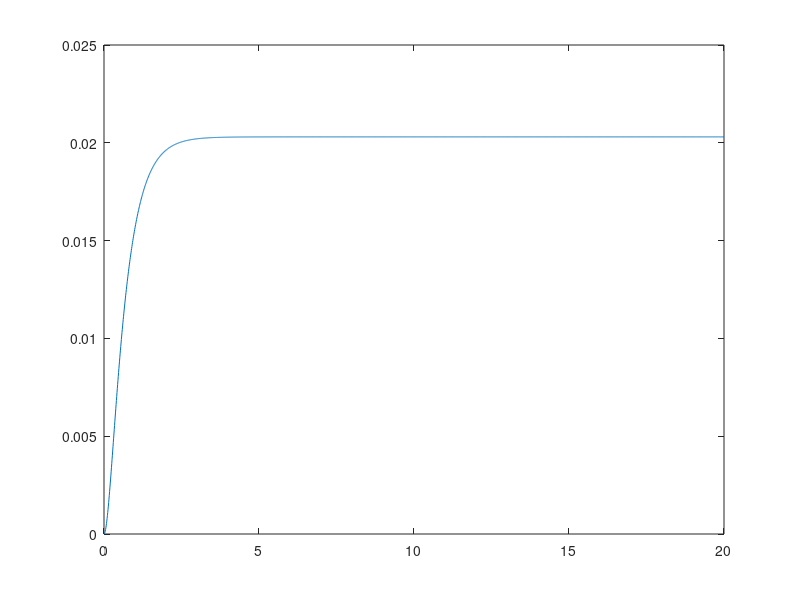

Reproduce this figure in MATLAB.
clear;
clf;
g = 9.8;
b = 0;
l = 1;
m = 1;

A = [0 1; g/l -b/(m*l*l)];
B = [0; 1/(m*l*l)];
C = [1 0];
D = [0];

Q = diag([1 10]);
R = 1;

[K,S] = lqr(A,B,Q,R);

Ac = [(A-B*K)];
Bc = [0;1];
Cc = [C];
Dc = [D];

states = {'phi' 'phi_dot'};
inputs = {'r'};
outputs = {'phi'};

sys_cl = ss(Ac,Bc,Cc,Dc,'statename',states,'inputname',inputs,'outputname',outputs);

t = 0:0.01:20;
r =0.2*ones(size(t));
[y,t,x]=lsim(sys_cl,r,t);

plot(t,y(:,1));
